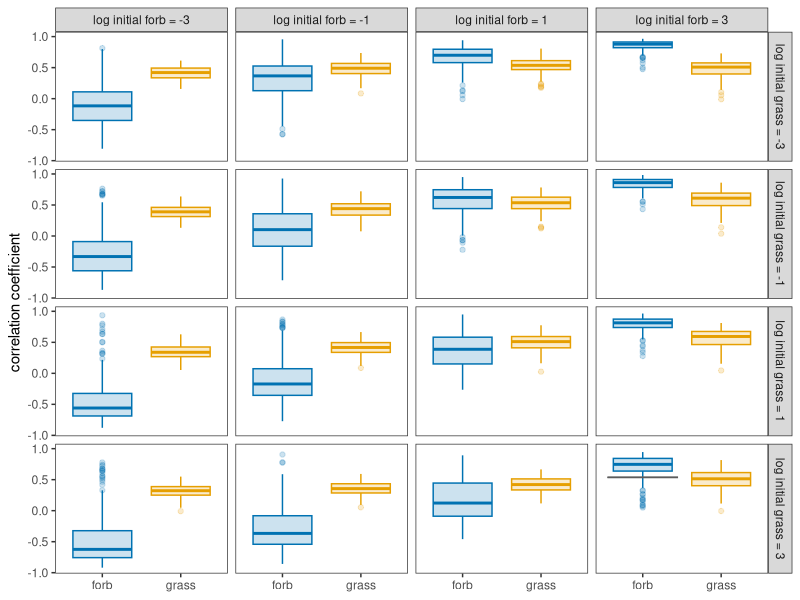
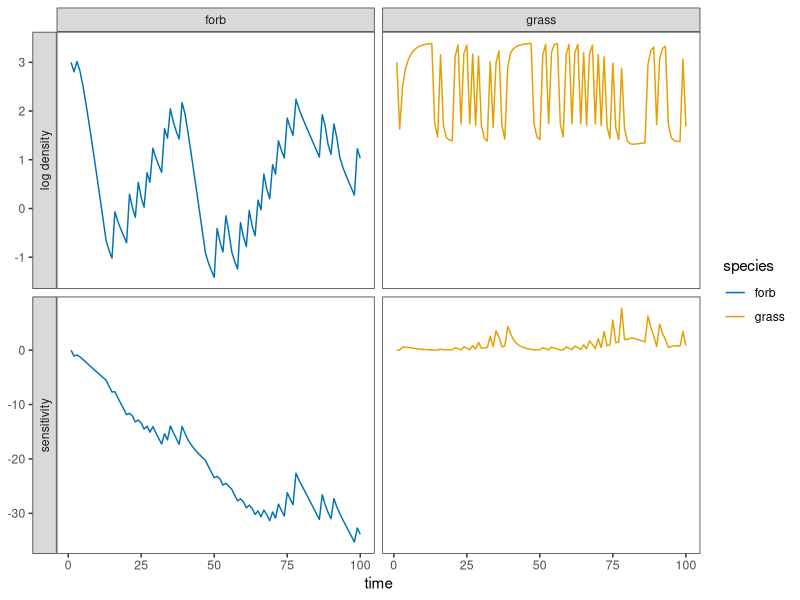

Write R code to recreate these figures, in order.
# R script to explore whether and when low forb densities imply high sensitivity
# against perturbing the death rate of the forb in the seed bank, in the annual
# plant model


# Load packages -----------------------------------------------------------------------

library(tidyverse) # For efficient data manipulation and plotting
library(deSolve) # Here used for solving difference (instead of differential) equations



# Define functions --------------------------------------------------------------------

# Generate sequence of parameter values through time which take on different values
# in good vs. bad years
# Input:
# - b: Value of parameter in bad years
# - g: Value of parameter in good years
# - year: Vector of some sequence of 0s (bad years) and 1s (good years)
# Output:
# - A numeric vector like year, but with the 0s replaced with a and the 1s with g
env <- function(b, g, year) b * (1 - year) + g*year


# The annual plant model equations for two species, projecting the dynamics from
# one year to the next (Eq. 14 in the manuscript, but on the log scale)
# Input:
# - time: The year (time point) at which the equations should be evaluated
# - state: Vector of two values: the log density of the forb and that of the grass
# - p: List of model parameters; see the function param_list for its members
# Output:
# - The vector of log densities in the next year, coerced into a list (needed so that
#   one can use the "iteration" method of the deSolve package for solving the equations)
eqs <- function(time, state, p) {
  g <- env(c(p$gFb, p$gGb), c(p$gFg, p$gGg), p$year[time])
  l <- env(c(p$lambdaFb, p$lambdaGb), c(p$lambdaFg, p$lambdaGg), p$year[time])
  d <- c(p$dF, p$dG)
  alpha <- c(p$alpha, 1)
  list(state + log((1-g)*(1-d)+(l*g)/(1+alpha*sum(g*exp(state)/alpha))))
}


# Solve the transient sensitivity equation when perturbing the death rate of the forb
# in the seed bank (Eq. 6 in the manuscript, with a(t) and z(t) given by Eqs. 18-19)
# Input:
# - time: The year (time point) at which the equations should be evaluated
# - state: Vector of two values: the log density of the forb and that of the grass
# - p: List of model parameters; see the function param_list for its members
# - sol0: A data frame with the solution of the unperturbed model, in the form
#   generated by applying the function frame_results
# Output:
# - The vector of sensitivities in the next year, coerced into a list (needed so that
#   one can use the "iteration" method of the deSolve package for solving the equations)
sensitivity <- function(time, state, p, sol0) {
  g <- env(c(p$gFb, p$gGb), c(p$gFg, p$gGg), p$year[time])
  l <- env(c(p$lambdaFb, p$lambdaGb), c(p$lambdaFg, p$lambdaGg), p$year[time])
  d <- c(p$dF, p$dG)
  alpha <- c(p$alpha, 1)
  n <- exp(c(sol0$forb[time], sol0$grass[time]))
  reg <- sum(g*n/alpha)
  a <- (-l*g*alpha/((1-d)*(1-g)*(1+alpha*reg)^2 + l*g*(1+alpha*reg))) %o% (g*n/alpha)
  z <- ((g-1)/((1-d)*(1-g)+l*g/(1+alpha*reg))) * c(1, 0)
  list(as.numeric((diag(2) + a) %*% state) + z)
}


# Take a deSolve object generated by deSolve::ode, and convert it to a tibble
# Input:
# - sol: The solution to a dynamical system, generated by deSolve::ode
# Output:
# - A tibble with three columns: time, forb, and grass (the latter two
#   measuring the log densities)
frame_results <- function(sol) {
  sol |>
    as.data.frame() |>
    as_tibble() |>
    rename(forb = `1`, grass = `2`)
}


# Create a list of parameter values, with the sequence of good and bad years
# explicitly passed in as a vector
# Input:
# - year: Vector of some sequence of 0s (bad years) and 1s (good years)
# Output:
# - A list with all the model parameters (see below)
param_list <- function(year) {
  list(
    dF = 0.1,      # Forb death rate in seed bank
    dG = 0.7,      # Grass death rate in seed bank
    lambdaFb = 5,  # Number of forb seeds/individual in a bad year
    lambdaFg = 30, # Number of forb seeds/individual in a good year
    lambdaGb = 5,  # Number of grass seeds/individual in a bad year
    lambdaGg = 30, # Number of grass seeds/individual in a good year
    gFb = 0.1,     # Fraction of forb seeds germinating in a bad year
    gFg = 0.7,     # Fraction of forb seeds germinating in a good year
    gGb = 0.9,     # Fraction of grass seeds germinating in a bad year
    gGg = 0.9,     # Fraction of grass seeds germinating in a good year
    alpha = 2,     # Reciprocal interspecific competition coefficient
    year = year    # Sequence of bad (0) & good (1) years, as a numeric vector
  )
}



# Run simulations ---------------------------------------------------------------------

set.seed(76543) # Set random seed (for reproducibility)
tmax = 100 # Maximum number of time steps (years) for iterating the equations

sol <- # Compile large table of replicate model simulations
  # Fully factorial combination of:
  crossing(replicate = 1:200,          # 200 replicates per initial condition
           ic_forb = c(-3,-1,1,3),     # Initial log density of the forb
           ic_grass = c(-3,-1,1,3)) |> # Initial log density of the grass
  # Index each combination with unique id:
  rowid_to_column("simulation") |>
  # Create column with initial conditions (length-2 vectors):
  mutate(ic = map2(ic_forb, ic_grass, \(f, g) c(f, g))) |>
  # For each combination, generate a random sequence of good and bad years:
  mutate(year = map(simulation, \(x) {
    sample(x = c(0, 1), size = tmax, replace = TRUE, prob = c(0.5, 0.5))
  })) |>
  # For each combination, generate full list of parameters:
  mutate(pars = map(year, param_list)) |>
  # Solve each of the 200*4*4 model setups:
  mutate(dens = map2(ic, pars, \(ic, pars) {
    ode(func = eqs, y = ic, times = 1:tmax, parms = pars, method = "iteration") |>
      frame_results()
  })) |>
  # With the solution at hand, solve the sensitivity equations as well:
  mutate(sens = map2(pars, dens, \(pars, dens) {
    ode(func = sensitivity, y = rep(0, 2), times = 1:tmax, parms = pars,
        method = "iteration", sol0 = dens) |>
      frame_results() |>
      select(-time)
  })) |>
  # Unpack data from sub-tibbles and clean up:
  unnest(c(dens, sens), names_sep = "_") |>
  rename(time = dens_time)



# Display results ---------------------------------------------------------------------

sol |>
  # For each parameterization, calculate correlation between density and sensitivity,
  # for both forb and grass:
  group_by(simulation, ic_forb, ic_grass) |>
  summarise(corr_forb = cor(dens_forb, sens_forb),
            corr_grass = cor(dens_grass, sens_grass)) |>
  ungroup() |>
  # Tidy up the results:
  pivot_longer(cols = contains("corr_"), values_to = "correlation coefficient") |>
  mutate(name = str_remove(name, "corr_")) |>
  # Add correlation coefficient from the example of the main text by hand:
  mutate(obs = ifelse(simulation == 16 & name == "forb", 0.537, NA)) |>
  # Change column names (to show better on plot):
  rename(`log initial forb` = ic_forb, `log initial grass` = ic_grass) |>
  # Create plot:
  ggplot(aes(x = name, y = `correlation coefficient`, colour = name, fill = name)) +
  geom_boxplot(alpha = 0.2) +
  geom_errorbar(aes(ymin = obs, ymax = obs), colour = "gray36") +
  facet_grid(`log initial grass` ~ `log initial forb`,
             labeller = \(x) label_both(x, sep = " = ")) +
  scale_colour_manual(values = c("#0072B2", "#E69F00"), guide = "none") +
  scale_fill_manual(values = c("#0072B2", "#E69F00"), guide = "none") +
  theme_bw() +
  theme(panel.grid = element_blank(), axis.title.x = element_blank())

# Display any one particular parameterization from the main table of results:
sol |>
  # Pick one simulation:
  filter(simulation == 976) |> # Or any other value between 1 and 200*4*4 = 3200
  # Tidy up the data:
  select(time, contains("s_")) |>
  pivot_longer(cols = contains("_")) |>
  separate_wider_delim(cols = name, delim = "_", names = c("type", "species")) |>
  mutate(type = ifelse(type == "dens", "log density", "sensitivity")) |>
  # Plot results:
  ggplot(aes(x = time, y = value, colour = species)) +
  geom_line() +
  facet_grid(type ~ species, scales = "free_y", switch = "y") +
  scale_colour_manual(values = c("#0072B2", "#E69F00")) +
  theme_bw() +
  theme(panel.grid = element_blank(), axis.title.y = element_blank())
